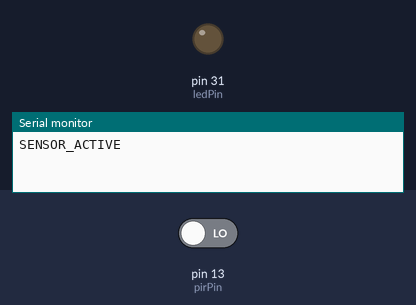
Simulated run of this sketch. Board: Arduino Mega 2560, built with avr-gcc and run on an emulated ATmega2560. Parts: output pins drawn as LEDs (lit = HIGH), the last lines printed to the serial monitor. The test bench sets the inputs (shaded band); at power-on: pin 13 (pirPin) LOW.

Above: at 16.2 s.
16.3 s: pin 13 (pirPin) driven HIGH
At 17.3 s:
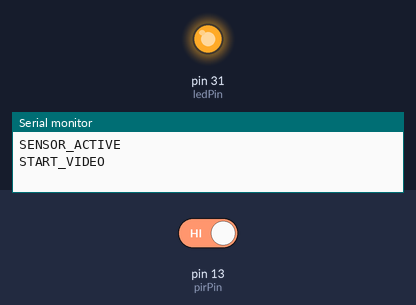
Timing chart, 0 to 19.3 s (numbered marks = the images above; inputs shaded):
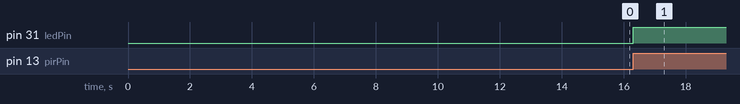

Measured:
- after the input at 16.3 s, pin 31 (ledPin): LOW → HIGH at once

The sketch:

Motion_Sensor.ino
```cpp
/*
  Motion_Sensor.ino
  -----------------
  Detects motion using a PIR sensor and signals a connected system to start recording.
  Includes a cooldown timer to prevent repeated triggers and an LED for visual feedback.
  Author: Bharath Gowda
*/
// Duration for sensor calibration (in seconds)
int calibrationTime = 15;

// Time when PIR sensor last detected low signal
unsigned long lowIn;

// Delay before considering the motion has stopped (in ms)
unsigned long pause = 5000;

// Control variables for PIR sensor behavior
boolean lockLow = true;
boolean takeLowTime;

// Pin configuration
int pirPin = 13;         // PIR motion sensor output connected to digital pin 13
int ledPin = 31;         // Optional LED indicator connected to digital pin 31

// Cooldown period after motion is detected to avoid repeated triggers (in ms)
unsigned long cooldownPeriod = 10 * 60 * 1000;  // 10 minutes
unsigned long lastMotionTime = 0;

void setup() {
  Serial.begin(9600);
  pinMode(pirPin, INPUT);
  pinMode(ledPin, OUTPUT);
  digitalWrite(pirPin, LOW); // Ensure PIR pin starts LOW

  // Wait for the PIR sensor to calibrate
  delay(calibrationTime * 1000);
  Serial.println("SENSOR_ACTIVE"); // Log that sensor is now active
  delay(50);
}

void loop() {
  // Motion detected
  if (digitalRead(pirPin) == HIGH) {
    unsigned long currentTime = millis();

    // Only trigger motion response if cooldown has passed
    if (currentTime - lastMotionTime >= cooldownPeriod) {
      if (lockLow) {
        lockLow = false;
        lastMotionTime = currentTime;

        // Notify to start recording (handled by a separate system)
        Serial.println("START_VIDEO");

        // Visual feedback (e.g., turn on LED)
        digitalWrite(ledPin, HIGH);
        delay(50);
      }
      takeLowTime = true;
    }
  }

  // No motion detected
  if (digitalRead(pirPin) == LOW) {
    if (takeLowTime) {
      // Note the time when PIR went LOW
      lowIn = millis();
      takeLowTime = false;
    }

    // If motion has stopped for long enough, reset lock
    if (!lockLow && millis() - lowIn > pause) {
      lockLow = true;

      // Turn off LED (indicating no motion)
      digitalWrite(ledPin, LOW);
      delay(50);
    }
  }
}
```
